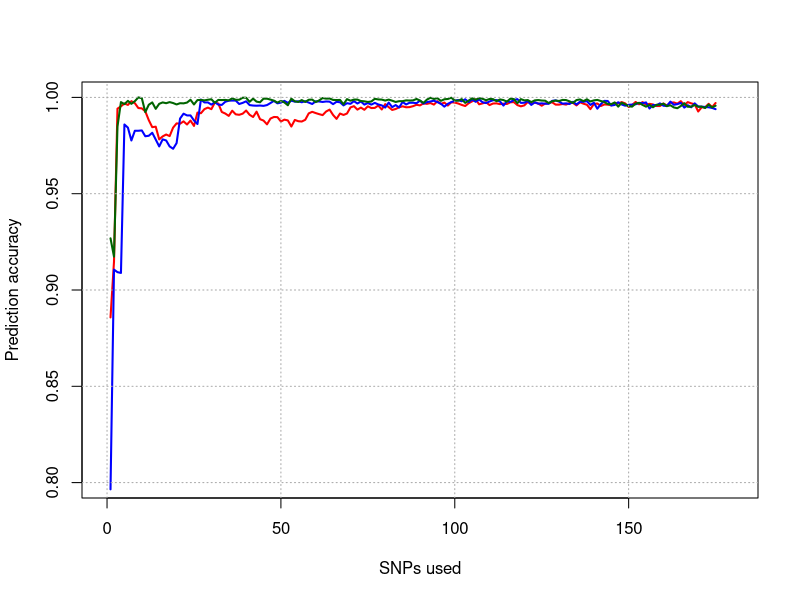
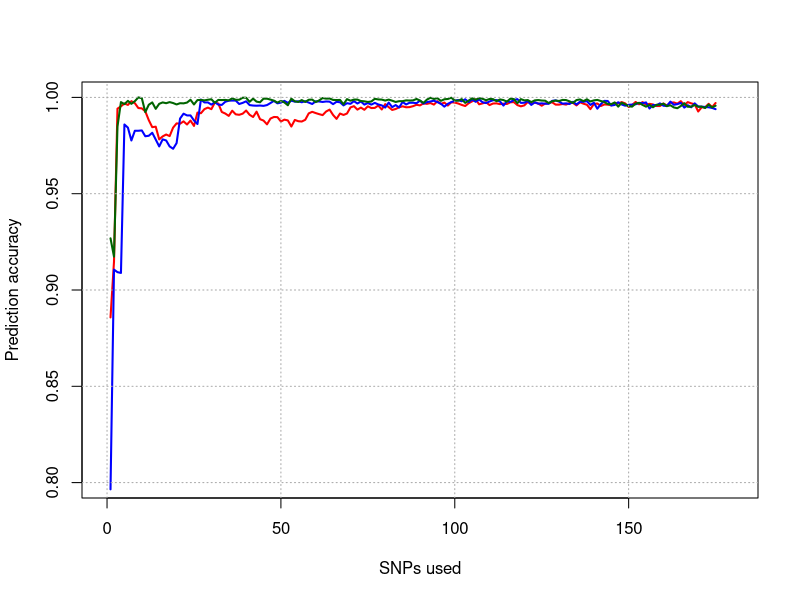

Generate these figures, in order, with R:
do_plot = function (){
  dat = read.csv('accuracy.csv')
  do_legend=FALSE
  line_width = 2
  mycols = c('red', 'blue', 'dark green')

  plot(
    x=dat$SNP_used, y=dat$boss, 
    type='l', lwd=line_width,
    xlab='SNPs used', ylab='Prediction accuracy', col=mycols[1], 
    xlim=c(0,180), ylim=c(0.8, 1))
  lines(dat$gwas, col=mycols[2], lwd=line_width)
  lines(dat$reliefF, col=mycols[3], lwd=line_width)
  grid(col='dark grey')
  
  if (do_legend){
    legend(
      col=mycols, legend=c('BOSS', 'SNP variance', 'reliefF'), 
      x='bottomright', inset=c(0.02, 0.04), lwd=line_width)
  }
}

ratio = 6/10

pdf(file='accuracy.pdf', width=10, height=10*ratio, pointsize=16)
do_plot()
dev.off()

png(file='accuracy.png', width=591, height=591*ratio, pointsize=16)
do_plot()
dev.off()
